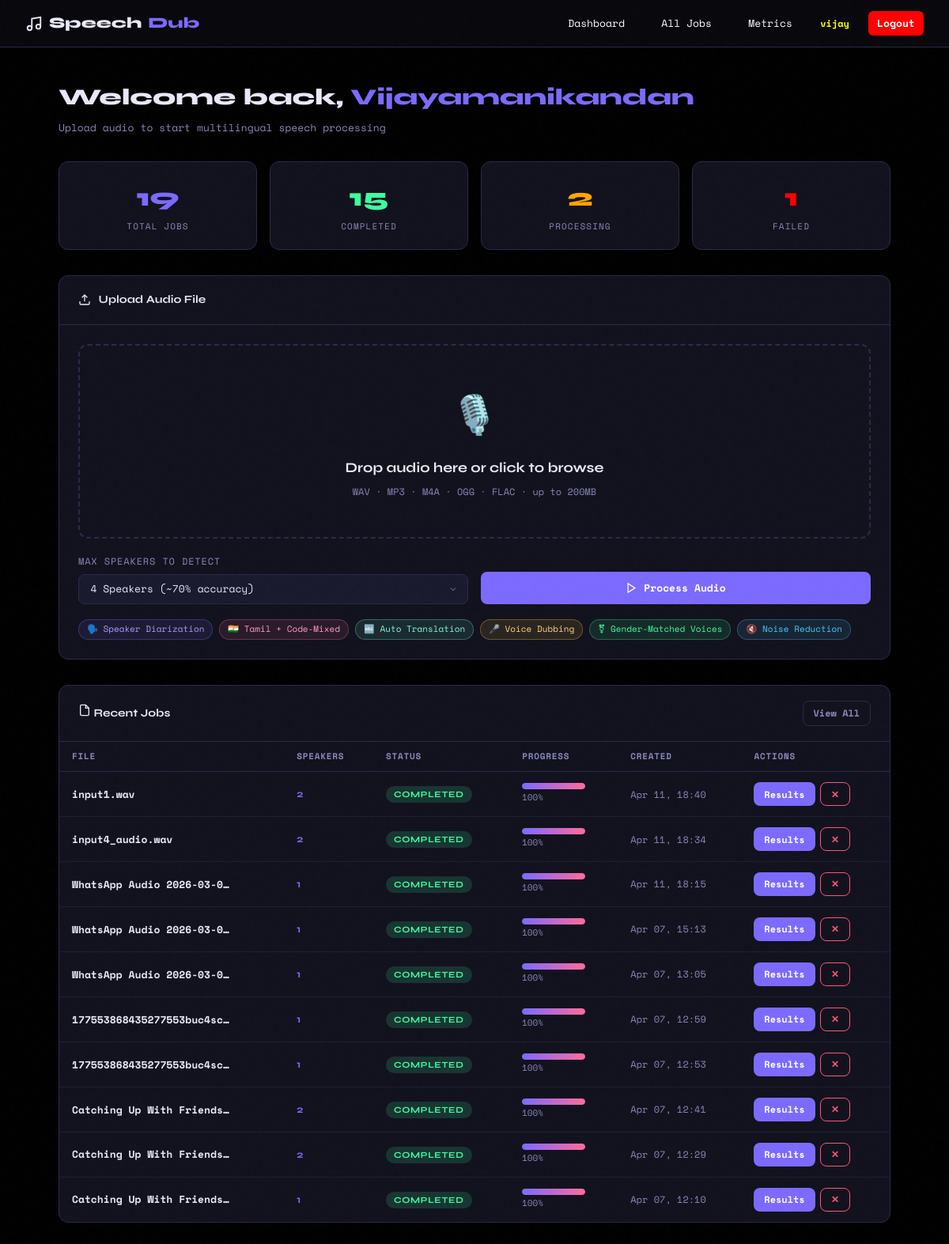
The page /dashboard/ (signed in) on the database its author committed.
### web/models.py (models this page shows, shortened)
class AudioJob(models.Model):
    STATUS_CHOICES = [
        ('uploaded', 'Uploaded'),
        ('preprocessing', 'Preprocessing'),
        ('diarizing', 'Diarizing'),
        ('transcribing', 'Transcribing'),
        ('translating', 'Translating'),
        ('synthesizing', 'Synthesizing'),
        ('completed', 'Completed'),
        ('failed', 'Failed'),
    ]
    id = models.UUIDField(primary_key=True, default=uuid.uuid4, editable=False)
    user = models.ForeignKey(User, on_delete=models.CASCADE, related_name='audio_jobs')
    original_file = models.FileField(upload_to='uploads/')
    original_filename = models.CharField(max_length=255)
    processed_wav = models.FileField(upload_to='processed/', null=True, blank=True)
    dubbed_audio = models.FileField(upload_to='dubbed/', null=True, blank=True)
    status = models.CharField(max_length=30, choices=STATUS_CHOICES, default='uploaded')
    progress = models.IntegerField(default=0)
    status_message = models.CharField(max_length=500, blank=True)
    num_speakers = models.IntegerField(null=True, blank=True)
    max_speakers = models.IntegerField(default=4)
    transcript = models.JSONField(null=True, blank=True)
    speaker_profiles = models.JSONField(null=True, blank=True)
    error_message = models.TextField(blank=True)
    created_at = models.DateTimeField(auto_now_add=True)
    updated_at = models.DateTimeField(auto_now=True)
    completed_at = models.DateTimeField(null=True, blank=True)
    class Meta:
        ordering = ['-created_at']

### web/views.py (the view)
# urls.py: path('dashboard/', views.dashboard, name='dashboard'),
@login_required
def dashboard(request):
    jobs = AudioJob.objects.filter(user=request.user)
    stats = {
        'total': jobs.count(),
        'completed': jobs.filter(status='completed').count(),
        'processing': jobs.exclude(status__in=['completed', 'failed', 'uploaded']).count(),
        'failed': jobs.filter(status='failed').count(),
    }
    recent_jobs = jobs[:10]
    upload_form = AudioUploadForm()
    return render(request, 'web/dashboard.html', {
        'jobs': recent_jobs,
        'stats': stats,
        'upload_form': upload_form,
    })

### web/forms.py (shortened to what this page needs)
class AudioUploadForm(forms.Form):
    audio_file = forms.FileField(
        label='Audio File',
        help_text='Supported formats: WAV, MP3, M4A, OGG, FLAC (max 200MB)',
        widget=forms.FileInput(attrs={'accept': 'audio/*', 'class': 'form-control'})
    )
    max_speakers = forms.ChoiceField(
        choices=[(2, '2 Speakers'), (3, '3 Speakers'), (4, '4 Speakers')],
        initial=4,
        label='Maximum Speakers',
        widget=forms.Select(attrs={'class': 'form-select'})
    )

### web/templates/web/dashboard.html (shortened to what this page needs)
{% extends 'web/base.html' %}
{% block content %}
<div class="flex items-center justify-between mb-2" style="margin-bottom:2rem;">
  <div>
    <h1 style="font-family:var(--font-head);font-size:1.8rem;font-weight:800;">
      Welcome back, <span class="text-accent">{{ user.first_name|default:user.username }}</span>
    </h1>
    <p class="text-muted" style="font-size:13px;margin-top:.3rem;">Upload audio to start multilingual speech processing</p>
  </div>
  <div class="wave-bars">
  </div>
</div>
<div class="stats-grid">
  <div class="stat-card">
    <div class="stat-num text-accent">{{ stats.total }}</div>
    <div class="stat-label">Total Jobs</div>
  </div>
  <div class="stat-card">
    <div class="stat-num text-success">{{ stats.completed }}</div>
    <div class="stat-label">Completed</div>
  </div>
  <div class="stat-card">
    <div class="stat-num" style="color: orange;">{{ stats.processing }}</div>
    <div class="stat-label">Processing</div>
  </div>
  <div class="stat-card">
    <div class="stat-num" style="color: red;">{{ stats.failed }}</div>
    <div class="stat-label">Failed</div>
  </div>
</div>
<div class="card mb-2" style="margin-bottom:2rem;">
  <div class="card-header">
    <svg width="16" height="16" viewBox="0 0 24 24" fill="none" stroke="currentColor" stroke-width="2"><path d="M21 15v4a2 2 0 0 1-2 2H5a2 2 0 0 1-2-2v-4"/><polyline points="17 8 12 3 7 8"/><line x1="12" y1="3" x2="12" y2="15"/></svg>
    Upload Audio File
  </div>
  <div class="card-body">
    <form method="post" action="{% url 'upload_audio' %}" enctype="multipart/form-data" id="upload-form">
      <div class="upload-zone" id="drop-zone">
        <span class="upload-icon">🎙️</span>
        <div class="upload-label" id="upload-label">Drop audio here or click to browse</div>
        <div class="upload-hint">WAV · MP3 · M4A · OGG · FLAC · up to 200MB</div>
      </div>
      <div style="margin-top:1.2rem;" class="grid-2">
        <div class="form-group" style="margin-bottom:0;">
          <label>Max Speakers to Detect</label>
          <select name="max_speakers" class="form-select">
            <option value="4" selected>4 Speakers (~70% accuracy)</option>
          </select>
        </div>
        <div style="display:flex;align-items:flex-end;">
          <button type="submit" class="btn btn-primary w-full" style="justify-content:center;" id="submit-btn">
            <svg width="15" height="15" viewBox="0 0 24 24" fill="none" stroke="currentColor" stroke-width="2"><polygon points="5 3 19 12 5 21 5 3"/></svg>
            Process Audio
          </button>
        </div>
      </div>
      <div style="margin-top:1.2rem;display:flex;flex-wrap:wrap;gap:.5rem;">
        <span style="font-size:11px;background:rgba(124,106,255,.1);border:1px solid rgba(124,106,255,.3);color:#a99dff;padding:3px 10px;border-radius:20px;">🗣️ Speaker Diarization</span>
        <span style="font-size:11px;background:rgba(255,106,158,.1);border:1px solid rgba(255,106,158,.3);color:#ff9ec6;padding:3px 10px;border-radius:20px;">🇮🇳 Tamil + Code-Mixed</span>
        <span style="font-size:11px;background:rgba(106,255,218,.1);border:1px solid rgba(106,255,218,.3);color:#7dffd9;padding:3px 10px;border-radius:20px;">🔤 Auto Translation</span>
        <span style="font-size:11px;background:rgba(255,204,68,.1);border:1px solid rgba(255,204,68,.3);color:#ffd87a;padding:3px 10px;border-radius:20px;">🎤 Voice Dubbing</span>
        <span style="font-size:11px;background:rgba(61,255,160,.1);border:1px solid rgba(61,255,160,.3);color:#3dffa0;padding:3px 10px;border-radius:20px;">⚧ Gender-Matched Voices</span>
        <span style="font-size:11px;background:rgba(68,204,255,.1);border:1px solid rgba(68,204,255,.3);color:#44ccff;padding:3px 10px;border-radius:20px;">🔇 Noise Reduction</span>
      </div>
    </form>
  </div>
</div>
<div class="card">
  <div class="card-header flex items-center justify-between">
    <span>
      <svg width="16" height="16" viewBox="0 0 24 24" fill="none" stroke="currentColor" stroke-width="2"><path d="M14 2H6a2 2 0 0 0-2 2v16a2 2 0 0 0 2 2h12a2 2 0 0 0 2-2V8z"/><polyline points="14 2 14 8 20 8"/></svg>
      Recent Jobs
    </span>
    <a href="{% url 'all_jobs' %}" class="btn btn-ghost btn-sm">View All</a>
  </div>
  {% if jobs %}
  <div style="overflow-x:auto;">
    <table>
      <thead>
        <tr>
          <th>File</th>
          <th>Speakers</th>
          <th>Status</th>
          <th>Progress</th>
          <th>Created</th>
          <th>Actions</th>
        </tr>
      </thead>
      <tbody>
        {% for job in jobs %}
        <tr>
          <td>
            <div style="font-weight:700;max-width:200px;overflow:hidden;text-overflow:ellipsis;white-space:nowrap;">{{ job.original_filename }}</div>
          </td>
          <td>
            {% if job.num_speakers %}
            <span style="font-family:var(--font-head);font-weight:700;color:var(--accent);">{{ job.num_speakers }}</span>
            {% else %}
            <span class="text-muted">—</span>
            {% endif %}
          </td>
          <td><span class="badge badge-{{ job.status }}">{{ job.get_status_display }}</span></td>
          <td style="min-width:100px;">
            <div class="progress-wrap" style="width:80px;">
              <div class="progress-bar" style="width:{{ job.progress }}%"></div>
            </div>
            <div style="font-size:11px;color:var(--muted);margin-top:2px;">{{ job.progress }}%</div>
          </td>
          <td class="text-muted" style="font-size:12px;">{{ job.created_at|date:"M d, H:i" }}</td>
          <td>
            <div style="display:flex;gap:.4rem;">
              {% if job.status == 'completed' %}
              <a href="{% url 'job_result' job.id %}" class="btn btn-primary btn-sm">Results</a>
              {% elif job.status == 'failed' %}
              <a href="{% url 'job_status' job.id %}" class="btn btn-ghost btn-sm">Details</a>
              {% else %}
              <a href="{% url 'job_status' job.id %}" class="btn btn-ghost btn-sm">
                <span class="pulse">⏳</span> Status
              </a>
              {% endif %}
              <form method="post" action="{% url 'job_delete' job.id %}" style="display:inline;" onsubmit="return confirm('Delete this job?')">
                <button type="submit" class="btn btn-danger btn-sm">✕</button>
              </form>
            </div>
          </td>
        </tr>
        {% endfor %}
      </tbody>
    </table>
  </div>
  {% else %}
  <div class="card-body text-center text-muted" style="padding:3rem;">
    <div style="font-size:3rem;margin-bottom:1rem;">🎙️</div>
    <p>No jobs yet. Upload an audio file to get started!</p>
  </div>
  {% endif %}
</div>
{% endblock %}

### web/templates/web/base.html (shortened to what this page needs)
<!DOCTYPE html>
<html lang="en">
<head>
</head>
<body>
{% block navbar %}
<nav>
  <a href="{% url 'dashboard' %}" class="nav-brand">
    <svg width="22" height="22" viewBox="0 0 24 24" fill="none" stroke="currentColor" stroke-width="2"><path d="M9 18V5l12-2v13"/><circle cx="6" cy="18" r="3"/><circle cx="18" cy="16" r="3"/></svg>
    Speech<span>Dub</span>
  </a>
  {% if user.is_authenticated %}
  <a href="{% url 'dashboard' %}" class="nav-link" style="color: white;">Dashboard</a>
  <a href="{% url 'all_jobs' %}" class="nav-link" style="color: white;">All Jobs</a>
  <a href="{% url 'metrics' %}" class="nav-link" style="color: white;">Metrics</a>
  <span class="text-muted" style="font-size:12px; font-weight: bolder; color: yellow;">{{ user.username }}</span>
  <a href="{% url 'logout' %}" class="nav-link" style="color: rgb(255, 255, 255) !important; font-weight: bold; background-color: red;">Logout</a>
  {% endif %}
</nav>
{% endblock %}
{% block full_page %}
<div class="page">
  {% block content %}{% endblock %}
</div>
{% endblock %}
</body>
</html>

### rows shown on the page
AudioJob: original_filename "input1.wav", num_speakers "2", status "COMPLETED", progress "100", created_at "Apr 11, 18:40", shows "Results"
AudioJob: original_filename "input4_audio.wav", num_speakers "2", status "COMPLETED", progress "100", created_at "Apr 11, 18:34", shows "Results"
AudioJob: original_filename "WhatsApp Audio 2026-03-0…", num_speakers "1", status "COMPLETED", progress "100", created_at "Apr 11, 18:15", shows "Results"
AudioJob: original_filename "WhatsApp Audio 2026-03-0…", num_speakers "1", status "COMPLETED", progress "100", created_at "Apr 07, 15:13", shows "Results"
AudioJob: original_filename "WhatsApp Audio 2026-03-0…", num_speakers "1", status "COMPLETED", progress "100", created_at "Apr 07, 13:05", shows "Results"
AudioJob: original_filename "177553868435277553buc4sc…", num_speakers "1", status "COMPLETED", progress "100", created_at "Apr 07, 12:59", shows "Results"
AudioJob: original_filename "177553868435277553buc4sc…", num_speakers "1", status "COMPLETED", progress "100", created_at "Apr 07, 12:53", shows "Results"
AudioJob: original_filename "Catching Up With Friends…", num_speakers "2", status "COMPLETED", progress "100", created_at "Apr 07, 12:41", shows "Results"
AudioJob: original_filename "Catching Up With Friends…", num_speakers "2", status "COMPLETED", progress "100", created_at "Apr 07, 12:29", shows "Results"
AudioJob: original_filename "Catching Up With Friends…", num_speakers "1", status "COMPLETED", progress "100", created_at "Apr 07, 12:10", shows "Results"

### other values the page prints
{{ user.username }} "vijay"
{{ user.first_name|default:user.username }} "Vijayamanikandan"
{{ stats.total }} "19"
{{ stats.completed }} "15"
{{ stats.processing }} "2"
{{ stats.failed }} "1"
